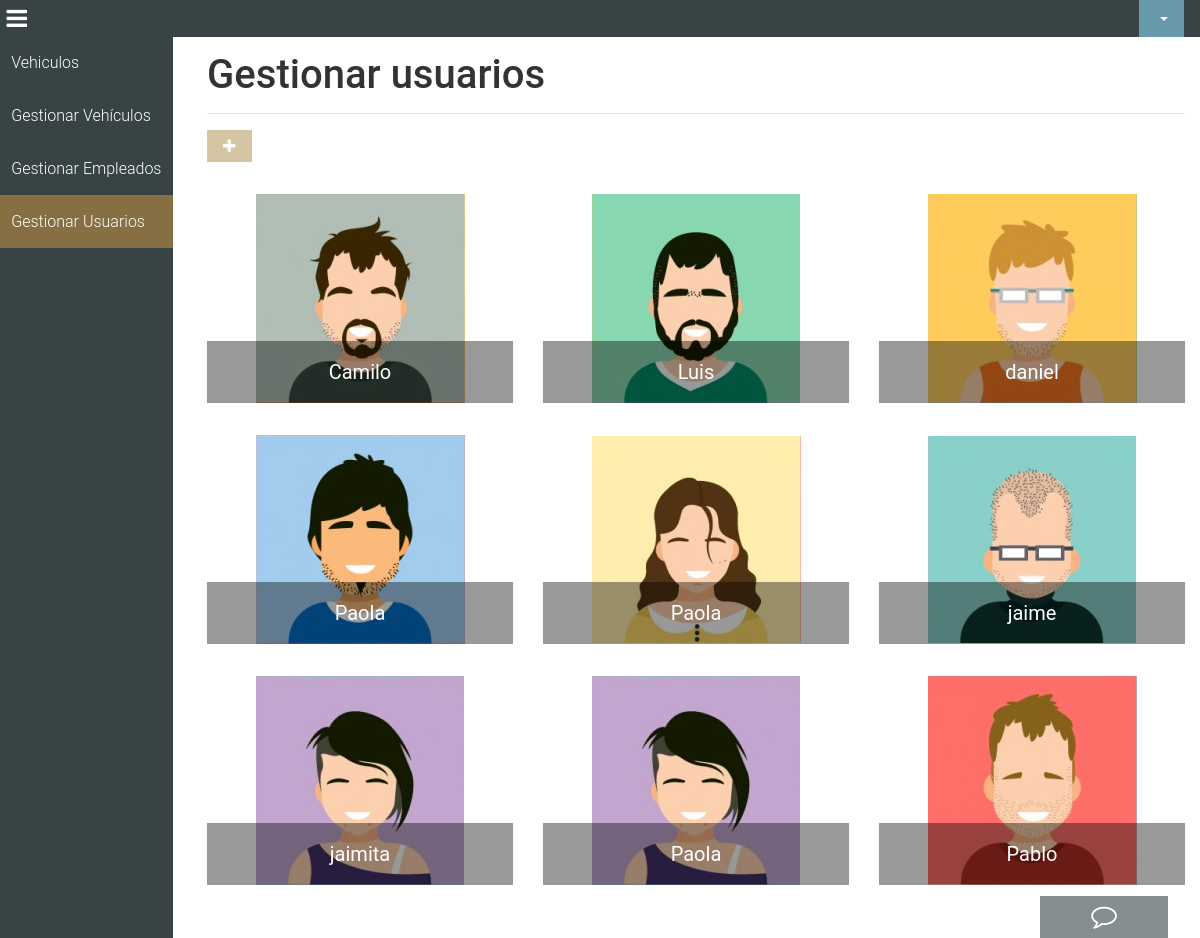
Page /dashboardadmin/gestion_usuarios/usuarios.php on the committed database.
### tables this page shows
CREATE TABLE `clientes` (
  `id_cliente` int(11) NOT NULL,
  `imagen` varchar(80) NOT NULL,
  `nombre` varchar(100) NOT NULL,
  `apellido1` varchar(100) NOT NULL,
  `apellido2` varchar(100) NOT NULL,
  `sexo` varchar(100) NOT NULL,
  `telefono` bigint(20) NOT NULL,
  `tipo_documento` varchar(100) NOT NULL,
  `numero_documento` int(11) NOT NULL,
  `correo` varchar(100) NOT NULL,
  `contrasena` varchar(100) NOT NULL
);

### dashboardadmin/gestion_usuarios/usuarios.php (the view, shortened to what this page needs)
<?php
    require "../../php/conexion.php";
    $sql = mysqli_query($con, "SELECT * FROM clientes");
    require "../../layouts/header.php";
    require "../../layouts/navbar.php";
?>
    <div class="content">
        <div class="container-fluid">
            <h1>Gestionar usuarios</h1>
            <hr>
            <a class="fa fa-plus btn btn-success ar" href="adicionar_usuario.php"></a>
            <div class="row">
             <?php while ($row = mysqli_fetch_array($sql)): ?>
                <div class="col-md-4">
                    <figure class="avatars" id="avatar" style="background: url(../../imgs/<?= $row['imagen'] ?>) center center no-repeat;">
                      <figcaption><?= $row['nombre']; ?></figcaption>
                    </figure>
                </div>
              <?php endwhile; ?>
            </div>
        </div>
    </div>
<?php include '../../layouts/footer.php' ?>

### css/master.css (style rules this page uses)
body { color: #333; font-family: 'Roboto', sans-serif; }
html, body { height: 100%; }
.btn-success { background-color: rgba(169, 141, 72, 0.5); border: none; }
.btn { border-radius: initial; }
.content { padding-left: 12rem; height: 100%; }
.content div { margin-top: 1rem; }
.fa { color: #fff !important; }
figcaption { background-color: rgba(0,0,0,0.4); color: #fff; font-size: 20px; padding: 1rem; text-align: center; }
figure.avatars { height: 209px; display: flex; flex-direction: column; justify-content: flex-end; }

### rows in the picture
clientes: imagen (picture), nombre "Camilo"
clientes: imagen (picture), nombre "Luis"
clientes: imagen (picture), nombre "daniel"
clientes: imagen (picture), nombre "Paola"
clientes: imagen (picture), nombre "Paola"
clientes: imagen (picture), nombre "jaime"
clientes: imagen (picture), nombre "jaimita"
clientes: imagen (picture), nombre "Paola"
clientes: imagen (picture), nombre "Pablo"
